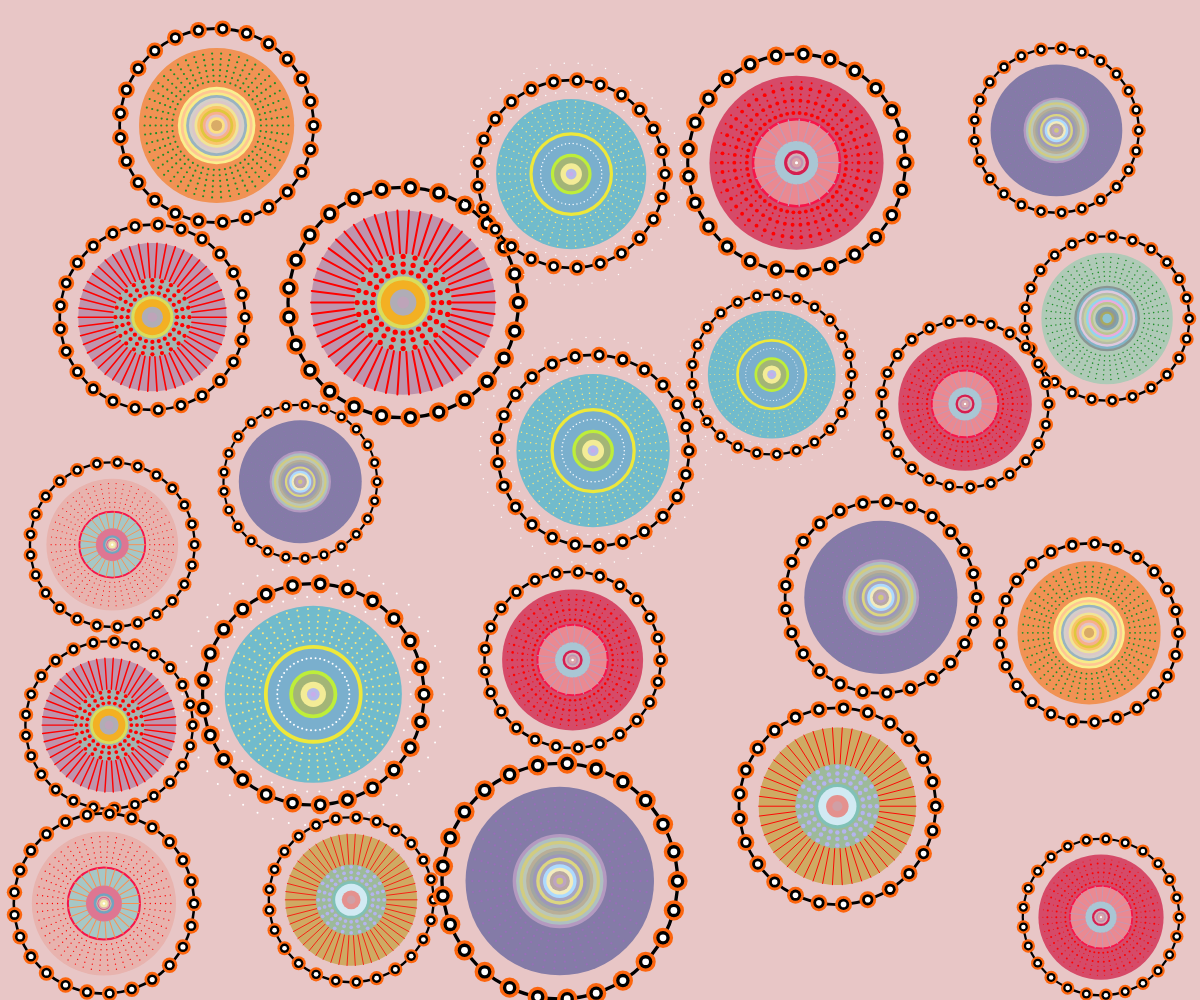
Frame 1 (no input)
Frame 60 (no input): identical to frame 1, image omitted
Frame 120 (the mouse pressed at the canvas centre since frame 60): identical to frame 1, image omitted

The p5.js sketch that drew this single still picture (run headless with seeded random() and noise() and a simulated clock; from frame 60 on, the mouse is pressed at the canvas centre):

// p5.js sketch
// ── sketch.js
// Base Configuration Class
//Creates an object that can be shared across all team members' code
//allowing all patterns to use the same set of settings. 
//Source: https://developer.mozilla.org/zh-CN/docs/Web/JavaScript/Reference/Classes/static
// like a master task list for the entire codebase
class PatternConfig {
  static shared = {
    numCircles: 50,       // Number of small circles
    smallCircleSize: 5,   // Size of small circles
    numBorderCircles: 25, // Number of border circles
    borderCircleSizes: {
      outer: 30,          // Size of outer border circle
      middle: 20,         // Size of middle border circle
      inner: 10          // Size of inner border circle
    },
    mainCircleSize: 280,  // Size of main circle
    borderSize: 350      // Size of border
  };
}

// Base Circular Pattern Class
// Using class to easily create multiple similar patterns without repeating code
// x, y define the pattern position, scale defines the pattern size ratio
class CircularPattern {
  constructor(x, y, scale = 1) {
    this.x = x;
    this.y = y;
    this.scale = scale;
    this.config = PatternConfig.shared;
  }

  // Draw Border Decoration
  drawBorderDecoration() {
    stroke(0);
    strokeWeight(5 * this.scale);
    noFill();
    circle(this.x, this.y, this.config.borderSize * this.scale);

    const radius = 175 * this.scale;
    const sizes = this.config.borderCircleSizes;
    
    // Outer orange circle
    this.drawCircleRing(radius, this.config.numBorderCircles, sizes.outer, color(252, 101, 13));
    // Middle black circle
    this.drawCircleRing(radius, this.config.numBorderCircles, sizes.middle, color(0));
    // Inner white circle
    this.drawCircleRing(radius, this.config.numBorderCircles, sizes.inner, color(255));
  }

  // Draw a ring of circles to create a chain-like effect as in the reference image
  drawCircleRing(radius, count, size, fillColor) {
    fill(fillColor);
    noStroke();
    for (let i = 0; i < count; i++) {
      const angle = TWO_PI / count * i;
      const x = this.x + radius * cos(angle);
      const y = this.y + radius * sin(angle);
      circle(x, y, size * this.scale);
    }
  }

  // Draw radial lines to create a bicycle wheel spoke effect
  // radiating from the center
  drawRadialLines(innerRadius, outerRadius, count, strokeColor, weight = 2) {
    noFill();
    stroke(strokeColor);
    strokeWeight(weight * this.scale);
    
    for (let i = 0; i < count; i++) {
      const angle = TWO_PI / count * i;
      const x1 = this.x + innerRadius * cos(angle);
      const y1 = this.y + innerRadius * sin(angle);
      const x2 = this.x + outerRadius * cos(angle);
      const y2 = this.y + outerRadius * sin(angle);
      line(x1, y1, x2, y2);
    }
  }

  // Draw concentric circle
  drawConcentricCircle(diameter, fillColor, strokeColor = null, strokeWeight = 0) {
    fill(fillColor); //Skip border if no stroke color is se
    if (strokeColor) {
      stroke(strokeColor);
      this.setStrokeWeight(strokeWeight);
    } else {
      noStroke();
    }
    circle(this.x, this.y, diameter * this.scale);
  }

  // Set stroke weight
  setStrokeWeight(weight) {
    strokeWeight(weight * this.scale);
  }

  // Draw group of concentric circles
  drawConcentricRings(radii, circleSize, color) {
    fill(color);
    noStroke();
    radii.forEach(radius => {
      this.drawCircleRing(radius * this.scale, this.config.numCircles, circleSize * this.scale, color);
    });
  }
}

// First Pattern
class PurplePattern extends CircularPattern {
  draw() {
    // Main circle
    this.drawConcentricCircle(280, color(232,179,174));
    
    // Pink ring
    this.drawConcentricCircle(140, color(166,199,198), color(247, 20, 73), 4);
    
    // Green ring and radial lines
    this.drawConcentricCircle(70, color(222,118,146), color(200, 200, 50));
    this.drawRadialLines(35 * this.scale, 70 * this.scale, 25, color(250, 144, 82));
    
    // Inner circles
    const innerCircles = [
      { size: 40, fill: [113,164,192], stroke: [72, 135, 100] },
      { size: 30, fill: [207,178,168], stroke: [240, 84, 84] },
      { size: 25, fill: [218,71,137], stroke: [54, 49, 49] },
      { size: 22, fill: [221,178,174], stroke: [240, 84, 84] },
      { size: 15, fill: [243,233,171], stroke: [112, 194, 58] },
      { size: 5, fill: [255], stroke: [255] }
    ];


   // The forEach method is used to iterate over each object in the innerCircles array.
   // color(...fill) uses the spread operator (...)
   // which takes each element in the array individually and passes it to the color() function. 

   // The reason for this is that the color() function requires individual RGB values as arguments
   // while fill is an array containing RGB values.

    innerCircles.forEach(({ size, fill, stroke }) => {
      this.drawConcentricCircle(size, color(...fill), color(...stroke));
    });
    
    // border deco
    this.drawBorderDecoration();
    
    // concentric rings
    this.drawConcentricRings([130, 120, 110, 100, 90, 80], 5, color(255, 0, 0));
  }
}

// Second pattern
class OrangePattern extends CircularPattern {
  draw() {
    // Main circle-purple
    this.drawConcentricCircle(280, color(191,148,173));
    
    // Green circle
    this.drawConcentricCircle(150, color(164,180,176));
    
    // Radial lines
    this.drawRadialLines(75 * this.scale, 140 * this.scale, 50, color(255, 0, 0), 3);
    
    // Internal dot group
    this.drawDotMatrix();
    
    // Inner circle
    const innerCircles = [
      { size: 80, fill: [217,221,92] },
      { size: 68, fill: [243,176,35] },
      { size: 40, fill: [176,173,182] },
      { size: 18, fill: [190,164,185] }
    ];

    innerCircles.forEach(({ size, fill }) => {
      this.drawConcentricCircle(size, color(...fill));
    });
    
    // Border decoration
    this.drawBorderDecoration();
  }

  drawDotMatrix() {
    fill(255, 0, 0);
    noStroke();
    const numCirclesRadial = 6;
    const numCirclesPerLayer = 24;
    const dotRadius = 4 * this.scale;
    const maxRadius = 70 * this.scale;

    //The outer loop controls the number of dots
    //a total of 6 layers from inside to outside
    for (let r = 1; r <= numCirclesRadial; r++) {
      const distance = (r / numCirclesRadial) * maxRadius;
      for (let i = 0; i < numCirclesPerLayer; i++) {
        const angle = TWO_PI / numCirclesPerLayer * i;
        const x = this.x + cos(angle) * distance;
        const y = this.y + sin(angle) * distance;
        circle(x, y, dotRadius * 2);
      }
    }
  }
}

// third pattern
class OrangeCirclePattern extends CircularPattern {
  draw() {
    // main circle
    this.drawConcentricCircle(280, color(113,187,204));
    this.drawConcentricCircle(150, color(122,175,205), color(238,232,58), 6);
    this.drawConcentricCircle(70, color(163,181,119), color(190,238,58), 6);
    this.drawConcentricRings([135, 125, 115, 105, 95, 85], 5, color(254,233,126));
    this.drawConcentricRings([57,154,207], 5, color(255));
    this.drawConcentricCircle(40, color(243,236,150));
    this.drawConcentricCircle(20, color(182,186,233));
    this.drawConcentricCircle(8, color(200,173,234));
    // border deco
    this.drawBorderDecoration();
  }
}

// forth pattern
class GreenPattern extends CircularPattern {
  draw() {
    this.drawConcentricCircle(280, color(207,170,99));
    this.drawRadialLines(75 * this.scale, 140 * this.scale, 50, color(255, 0, 0), 1.7);
    this.drawConcentricCircle(150, color(157,186,154));
    this.drawDotMatrix(color(180,180,238));
    const innerCircles = [
      { size: 80, fill: [128,193,183] },
      { size: 68, fill: [209,234,243] },
      { size: 40, fill: [228,145,142] },
      { size: 18, fill: [208,159,165] },
    ];

    innerCircles.forEach(({ size, fill }) => {
      this.drawConcentricCircle(size, color(...fill));
    });
    
    // border decoration
    this.drawBorderDecoration();
  }

  drawDotMatrix(dotColor) {
    fill(dotColor);
    noStroke();
    const numCirclesRadial = 6;
    const numCirclesPerLayer = 24;
    const dotRadius = 4 * this.scale;
    const maxRadius = 70 * this.scale;

    for (let r = 1; r <= numCirclesRadial; r++) {
      const distance = (r / numCirclesRadial) * maxRadius;
      for (let i = 0; i < numCirclesPerLayer; i++) {
        const angle = TWO_PI / numCirclesPerLayer * i;
        const x = this.x + cos(angle) * distance;
        const y = this.y + sin(angle) * distance;
        circle(x, y, dotRadius * 2);
      }
    }
  }
}

// The fifth pattern: white theme
class WhitePattern extends CircularPattern {
  draw() {
    let radius = 140;
    // main circle
    this.drawConcentricCircle(radius * 2, color(241,146,84));
    
    // Descending circle series
    const circles = [
      { size: 140, fill: [249,239,143] },
      { size: 130, fill: [255,198,147] },
      { size: 120, fill: [247,235,136] },
      { size: 110, fill: [153,179,193] },
      { size: 100, fill: [213,207,201] },
      { size: 90, fill: [220,199,200] },
      { size: 80, fill: [240,229,150] },
      { size: 70, fill: [250,196,106] },
      { size: 60, fill: [223,199,61] },
      { size: 50, fill: [248,175,140] },
      { size: 40, fill: [227,196,198] },
      { size: 30, fill: [253,225,128] },
      { size: 20, fill: [217,171,103] }
    ];
    // Iterate over each circle object in the circles array
    circles.forEach(({ size, fill }) => {
      // Extract 'size' and 'fill' properties from the circle object 
      // 'size' represents the size of the concentric circle 
      // 'fill' is an array representing color values, e.g., [r, g, b] 
      // Call the 'drawConcentricCircle' method to draw the circle 
      // Convert the 'fill' array to color values using the 'color' function
      this.drawConcentricCircle(size, color(...fill));
    });
    
    // Border decoration
    this.drawBorderDecoration();
    
    // Green ring
    this.drawConcentricRings([130, 120, 110, 100, 90, 80], 7, color(30, 142, 41));
  }
}

// Sixth pattern: yellow-orange theme
// Define a new class named YellowOrangePattern that extends the CircularPattern class
class YellowOrangePattern extends CircularPattern {
  // Override the draw method to define the specific pattern to be drawn
  draw() {
    // Main circle
    this.drawConcentricCircle(280, color(132,123,167));
    
    // Pink Circle Series
    this.drawConcentricCircle(140, color(180,153,192));
    this.drawConcentricCircle(130, color(174,192,193));
    
    // Descending circle series
    const recursiveCircles = [
    // Define an array of circle objects, each with a size
    // and fill color for recursive drawing of concentric circles
      { size: 120, fill: [209,204,129] },
      { size: 110, fill: [188,199,183] },
      { size: 100, fill: [185,174,151] },
      { size: 90, fill: [161,166,162] },
      { size: 80, fill: [157,151,186] },
      { size: 70, fill: [220,214,128] },
      { size: 60, fill: [168,166,194] },
      { size: 50, fill: [173,219,255] },
      { size: 40, fill: [242,235,189] },
      { size: 30, fill: [184,167,162] },
      { size: 20, fill: [190,164,194] },
      { size: 10, fill: [209,202,122] },
    ];
    // Iterate over each circle object in the recursiveCircles array
    recursiveCircles.forEach(({ size, fill }) => {
    // Call the 'drawConcentricCircle' method to draw each concentric circle 
    // Convert the 'fill' array to a color value and pass it along with 'size'
      this.drawConcentricCircle(size, color(...fill));
    });
    
    this.drawBorderDecoration();
    
    // Purple circle
    this.drawConcentricRings([130, 120, 110, 100, 90, 80], 5, color(152, 109, 185));
  }
}

    // Continue to the seventh pattern: SecondPurplePattern
class SecondPurplePattern extends CircularPattern {
  draw() {
    // main circle
    this.drawConcentricCircle(280, color(214,74,104));
    
    // pink circle
    this.drawConcentricCircle(140, color(234,137,145), color(247, 20, 73), 4);
    
    // green circle
    this.drawConcentricCircle(70, color(169,198,212), color(200, 200, 50));
    
    // Radial lines
    this.drawRadialLines(35 * this.scale, 70 * this.scale, 25, color(196,152,180));
    
    // Inner circle series
    const innerCircles = [
    // Define an array of circle objects, each containing the size
    // fill color, and stroke color for concentric circles
      { size: 40, fill: [213,30,80], stroke: [72, 135, 100] },
      { size: 30, fill: [222,173,179], stroke: [240, 84, 84] },
      { size: 25, fill: [181,186,194], stroke: [54, 49, 49] },
      { size: 22, fill: [199,144,175], stroke: [240, 84, 84] },
      { size: 15, fill: [216,165,169], stroke: [112, 194, 58] },
      { size: 5, fill: [255], stroke: [255] }
    ];
  // Iterate over each circle object in the innerCircles array
    innerCircles.forEach(({ size, fill, stroke }) => {
      // Call the 'drawConcentricCircle' method to draw the concentric circle 
      // Convert the 'fill' and 'stroke' arrays to color values and pass them in
      this.drawConcentricCircle(size, color(...fill), color(...stroke));
    });
    
    //Border decoration
    this.drawBorderDecoration();
    
    // Series of red rings, alternating sizes
    const ringRadii = [130, 120, 110, 100, 90, 80];
    // Iterate over each radius in the ringRadii array
    ringRadii.forEach((radius, index) => {
      // Determine the size of each circle in the ring 
      // If the index is even, set circleSize to 5; if odd, set it to 10
      const circleSize = index % 2 === 0 ? 5 : 10;
      // Call the 'drawCircleRing' method to draw a ring of circles 
      // Scale the radius and circleSize based on this.scale
      this.drawCircleRing(
        radius * this.scale,
        this.config.numCircles,
        circleSize * this.scale,
        color(255, 0, 0)
      );
    });
  }
}

// The eighth pattern: the second white theme
class SecondWhitePattern extends CircularPattern {
  draw() {
    // main circle
    this.drawConcentricCircle(280, color(175,202,183));
    
    // First-level Decreasing Circle Series
    const circles = [
      { size: 140, fill: [138,150,146] },
      { size: 130, fill: [130,180,198] },
      { size: 120, fill: [223,201,222] },
      { size: 110, fill: [183,188,166] },
      { size: 100, fill: [196,209,164] },
      { size: 90, fill: [146,213,237] },
      { size: 80, fill: [234,172,220] },
      { size: 70, fill: [188,196,143] },
      { size: 60, fill: [198,207,180] },
      { size: 50, fill: [128,162,174] },
      { size: 40, fill: [142,152,154] },
      { size: 30, fill: [169,169,96] },
      { size: 20, fill: [142,195,211] }
    ];

    circles.forEach(({ size, fill }) => {
      this.drawConcentricCircle(size, color(...fill));
    });
    
    // Border Decoration
    this.drawBorderDecoration();
    
    // Special Ring Series
    const ringRadii = [130, 120, 110, 100, 90, 80];
    ringRadii.forEach(radius => {
      this.drawCircleRing(
        radius * this.scale,
        this.config.numCircles,
        7 * this.scale,
        color(30, 142, 41)
      );
    });
  }
}

// The PatternManager class is used to manage the creation and storage of a set of patterns source from：https://www.csdn.net/
class PatternManager {
  constructor() {
    this.patterns = [];
    this.patternClasses = [
      PurplePattern,
      OrangePattern,
      OrangeCirclePattern,
      GreenPattern,
      WhitePattern,
      YellowOrangePattern,
      SecondPurplePattern,
      SecondWhitePattern
    ];
    
    this.minPatterns = 20; // Defines the minimum number of patterns to be generated

    this.maxAttempts = 100; //  Defines the maximum number of attempts to create each pattern object
  }

  // Check if the pattern overlaps with an existing pattern
  checkOverlap(x, y, size) {
    for (let pattern of this.patterns) {
      // Calculate the horizontal and vertical distance between the current position 
      // and the center point of the pattern
      const dx = x - pattern.x;
      const dy = y - pattern.y;
      // The Pythagorean theorem is used to calculate the straight-line distance between two points
      const distance = sqrt(dx * dx + dy * dy);
      // Calculate the minimum safe distance between two patterns (sum of their radii)
      const minDistance = (size + pattern.size) / 2;
      
      if (distance < minDistance) {
        return true; // Have overlap
      }
    }
    return false; // nonoverlap
  }

  // Randomly gets a random position and size
  getRandomPosition() {
    // Define size range
    const minSize = min(windowWidth, windowHeight) * 0.15;
    const maxSize = min(windowWidth, windowHeight) * 0.25;
    const size = random(minSize, maxSize);
    
    // Defines the margins of the area that can be placed
    const margin = size / 2;
    // The x and y coordinates of the pattern are randomly generated to ensure that the pattern does not cross the window boundary
    const x = random(margin, windowWidth - margin);
    const y = random(margin, windowHeight - margin);
    
    return { x, y, size };
  }
   // The main way to create patterns, generating multiple patterns and storing them in the Patterns array
  createPatterns() {
     // Reset the patterns array to ensure that the pattern list is empty each time this method is called
    this.patterns = [];
    const maxPatterns = 30; // Maximum number of patterns. The number of patterns generated cannot exceed this number

    let attemptsCount = 0;// Records the current number of attempts

    const maxTotalAttempts = 1000; // An upper limit on the total number of attempts to avoid infinite loops
    
    // Cycle pattern generation when the number of patterns does not reach the maximum 
    // and the number of attempts is not exceeded
    while (this.patterns.length < maxPatterns && attemptsCount < maxTotalAttempts) {
      // Gets the randomly generated pattern position and size
      const { x, y, size } = this.getRandomPosition();
      
      // Check for overlap
      if (!this.checkOverlap(x, y, size)) {
       //Select a random pattern class from the pattern class array
        const PatternClass = random(this.patternClasses);
        
        // Calculate the scale (based on 350 as the base size)
        const scale = size / 350;
        
         // Creates a new pattern object
         // passing in the randomly generated position and scale
        const pattern = new PatternClass(x, y, scale);
        pattern.size = size;// Saves the actual size of the pattern to the size property of the pattern object
        
        this.patterns.push(pattern);// Adds the newly created pattern object to the patterns array
      }
      
      attemptsCount++;// Increase the number of attempts after each cycle
    }
    
    //Print the number of patterns generated and the total number of attempts
    console.log(`Created ${this.patterns.length} patterns after ${attemptsCount} attempts`);
  }

  draw() {
    // Sort by pattern size in descending order
    // with larger patterns drawn at the bottom
    this.patterns.sort((a, b) => b.size - a.size);
    this.patterns.forEach(pattern => pattern.draw());
  }

// Gets the number of the current pattern
  getPatternCount() {
    return this.patterns.length;
  }
}

// Global variables used to manage patterns
let patternManager;
let isRotating = false;
let rotationAngle = 0;

// The setup function initializes the canvas and the PatternManager instance
function setup() {
  createCanvas(windowWidth, windowHeight);
  patternManager = new PatternManager();
  patternManager.createPatterns();
}

// The draw function, called at each frame
// is responsible for drawing the pattern
function draw() {
  background(232,198,198,255);
  patternManager.draw();
}

// Window size change processing
function windowResized() {
  resizeCanvas(windowWidth, windowHeight);
  // Regenerates the pattern to fit the new canvas size
  patternManager.createPatterns();
}


// Global variables used to manage patterns
let patternManager1;
let isAnimating = true;

// The setup function initializes the canvas and the PatternManager instance
function setup() {
  createCanvas(windowWidth, windowHeight);
  patternManager = new PatternManager();
  patternManager.createPatterns();
}

// The draw function, called at each frame
function draw() {
  background(232,198,198,255);
  patternManager.draw();
}

// Add keyboard event handler

// Adding a rotation effect
function draw() {
 background(232,198,198,255);
 
 // If rotating, increase the rotation angle
 if (isRotating) {
   rotationAngle += 0.03; // Controlling the rotation speed
 }
 
 
 patternManager.patterns.forEach(pattern => {
   push(); // Save the current transformation state
   translate(pattern.x, pattern.y); 
   rotate(rotationAngle); 
   translate(-pattern.x, -pattern.y); // Move back to original position
   pattern.draw(); // Draw the pattern
   pop(); // Restore Transformation State
 });
}

// Keyboard event handling
function keyPressed() {
 // Refresh patterns
 if (key === 's' || key === 'S') {
   console.log("Refreshing patterns...");
   patternManager.createPatterns();
 } 


 // Add new pattern
 else if (key === 'a' || key === 'A') {
  // Try multiple times to find the location
  let attempts = 0;
  const maxAttempts = 100;
  
  while (attempts < maxAttempts) {
    const { x, y, size } = patternManager.getRandomPosition();
    if (!patternManager.checkOverlap(x, y, size)) {
      const PatternClass = random(patternManager.patternClasses);
      const scale = size / 350;
      const pattern = new PatternClass(x, y, scale);
      pattern.size = size;
      patternManager.patterns.push(pattern);
      console.log("Added new pattern");
      break;  // Exit the loop after successful addition
    }
    attempts++;
    
    // If you can't find the location after multiple attempts, reduce the pattern size and try again.
    if (attempts === maxAttempts) {
      const { x, y } = patternManager.getRandomPosition();
      const PatternClass = random(patternManager.patternClasses);
      // Use a smaller size
      const size = min(windowWidth, windowHeight) * 0.1; //Reduce to original size
      const scale = size / 350;
      const pattern = new PatternClass(x, y, scale);
      pattern.size = size;
      patternManager.patterns.push(pattern);
      console.log("Added smaller pattern due to space constraints");
    }
  }
}

 // Remove random pattern
 else if (key === 'd' || key === 'D') {
   if (patternManager.patterns.length > 1) {
     const randomIndex = floor(random(patternManager.patterns.length));
     patternManager.patterns.splice(randomIndex, 1);
     console.log("Removed random pattern");
   }
 }
 // Start rotation
 else if (key === ' ') {
   isRotating = true;
   console.log("Rotation started");
 }
}

// Add keyboard release event handling
function keyReleased() {
 // Stop rotation when space is released
 if (key === ' ') {
   isRotating = false;
   console.log("Rotation stopped");
 }
}


// Window size change processing
function windowResized() {
  resizeCanvas(windowWidth, windowHeight);
  patternManager.createPatterns();
}
